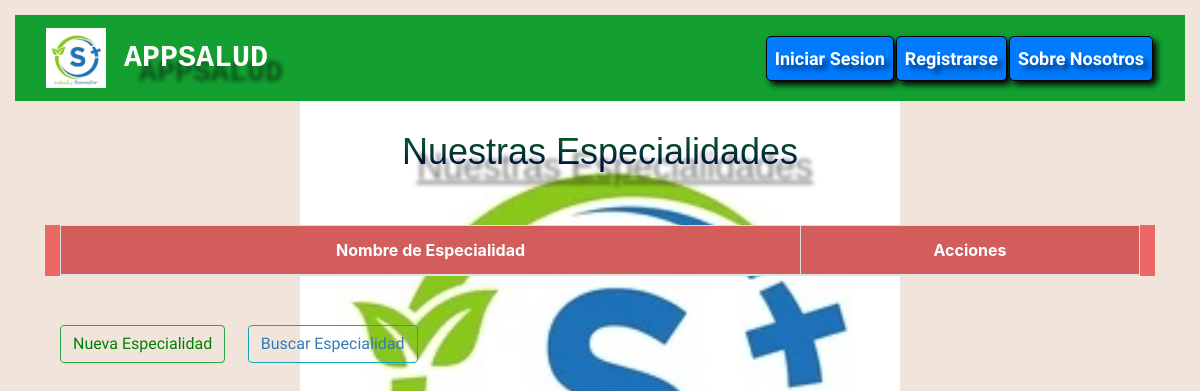
/especialidades/, run on an earlier commit of the app's database.
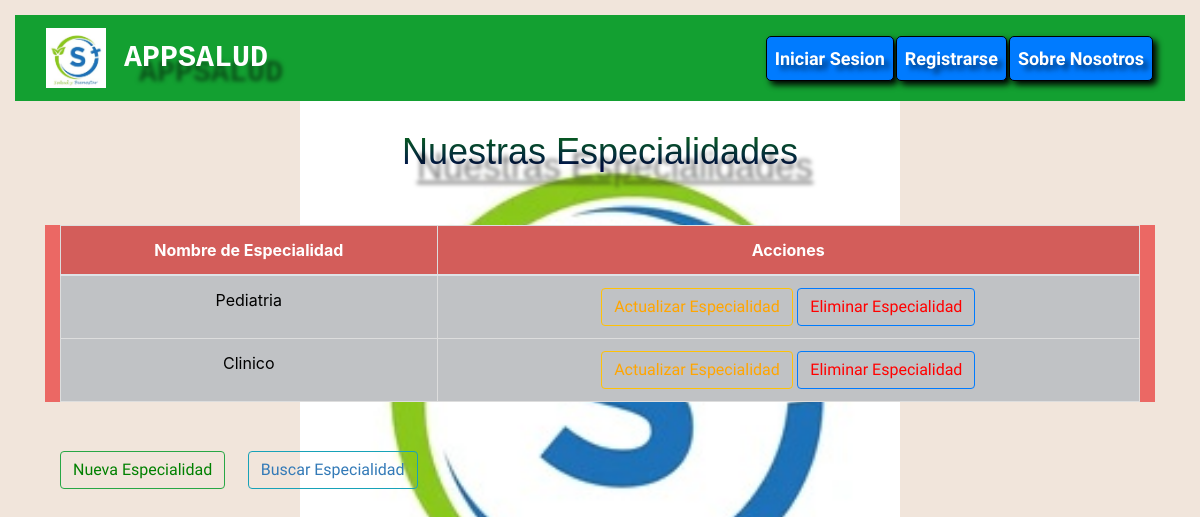
And on a later commit of the database.
### AppSalud/models.py (models this page shows, shortened)
class Especialidad(models.Model):
    nombre_especialidad = models.CharField(max_length=30)

### AppSalud/views.py (the view)
# urls.py: path('especialidades/',views.mostrar_especialidades,name="Especialidades"),
def mostrar_especialidades(request):
    especialidad=Especialidad.objects.all()
    context={'especialidad':especialidad}
    return render(request,'AppSalud/especialidad.html',context=context)

### AppSalud/Templates/AppSalud/especialidad.html (shortened to what this page needs)
{% extends "AppSalud/base.html" %}
{% load static %}
{% block codigoDinamico %}
<body style='background-color: #f1e5db;'>
    <div class="container">
        <h1><u>Nuestras Especialidades</u></h1>
        <br>
        <div class="container" style="background-color:#eb6864;">
            <table class="table table-active text-center">
                <thead>
                    <tr>
                        <th scope="col">Nombre de Especialidad</th>
                        <th scope="col">Acciones</th>
                    </tr>
                </thead>
                <tbody>
                    {% for especialidad in especialidad %}
                    <tr class="table-secondary text-center">
                        <td>{{ especialidad.nombre_especialidad }}</td>
                        <td>
                            <button type="button" class="btn btn-outline-warning">
                                <a href="{% url 'Actualizar_Especialidades' id_especialidad=especialidad.id %}" style='color: orange;'>Actualizar Especialidad</a>
                            </button>
                            <button type="button" class="btn btn-outline-primary">
                                <a href="{% url 'Eliminar_Especialidades' id_especialidad=especialidad.id %}" style='color: red;'>Eliminar Especialidad</a>
                            </button>
                        </td>
                    </tr>
                    {% endfor %}
                </tbody>
            </table>
        </div>
        <br>
        <div class="container">
            <button type="button" class="btn btn-outline-success">
                <a href="{% url 'Crear_Especialidades' %}" style='color: green;'>Nueva Especialidad</a>
            </button>
            <button type="button" class="btn btn-outline-info">
                <a href="{% url 'Buscar_Especialidades' %}" style='color: #337ab7;'>Buscar Especialidad</a>
            </button>
        </div>
    </div>
</body>
{% endblock %}

What changed in the data, as far as the page shows it:
added Especialidad: nombre_especialidad "Pediatria"
added Especialidad: nombre_especialidad "Clinico"
